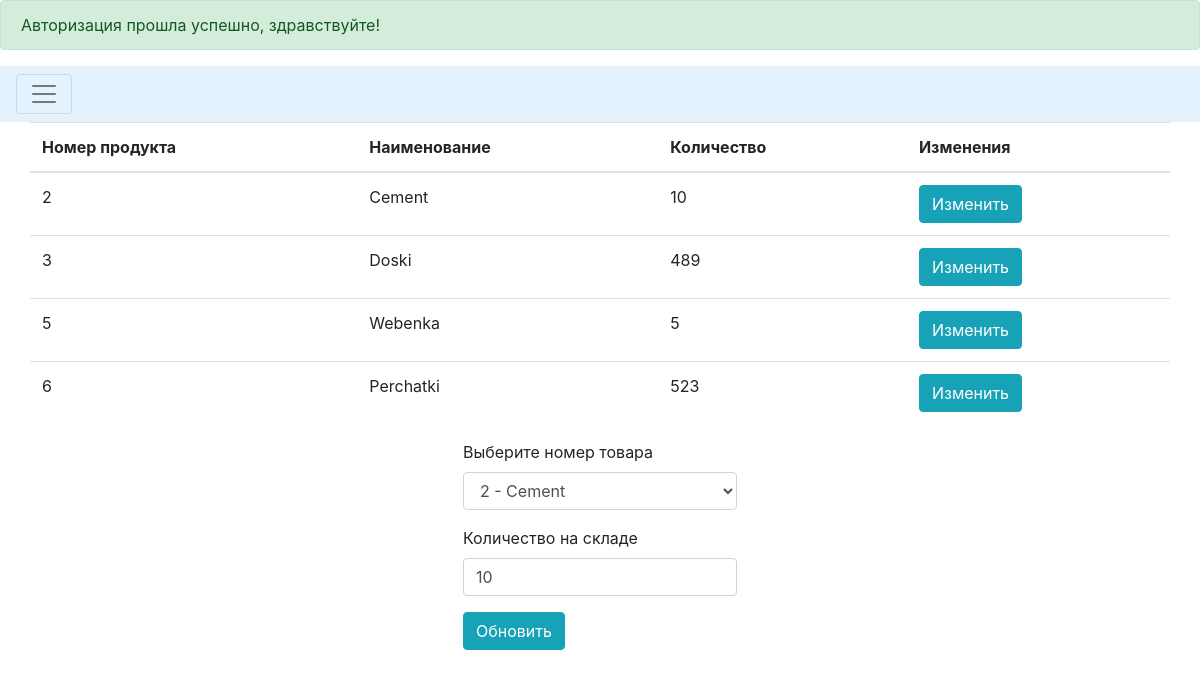
Screenshot of /mylab/stocks.php?edit=2 (signed in) with the database file from the repository.
### tables this page shows
CREATE TABLE `stocks` (
  `ProductID` int(11) NOT NULL,
  `Qty` int(11) DEFAULT '0'
);

CREATE TABLE `products` (
  `ID` int(11) NOT NULL,
  `Name` varchar(50) NOT NULL
);

### mylab/processstocks.php (called while the page is built, shortened)
<?php
$mysqli = new mysqli('localhost', 'root', '', 'internetshopdb') or die(mysqli_error($mysqli));
if (isset($_GET['edit'])){
    $ProductID = $_GET['edit'];
    $update = true;
    $result = $mysqli->query("SELECT * FROM stocks WHERE ProductID=$ProductID") or die($mysqli->error);
    if(count(array($result))==1){
        $row = $result->fetch_array();
        $ProductID = $row['ProductID'];
        $Qty = $row['Qty'];
    }
}

### mylab/stocks.php (the view, shortened to what this page needs)
<!DOCTYPE html>
<html>
<head>
    <link rel="stylesheet" href="https://stackpath.bootstrapcdn.com/bootstrap/4.2.1/css/bootstrap.min.css">
</head>
<body>
<?php require_once 'processstocks.php'; ?>
<?php
	$link=mysqli_connect("localhost", "root", "", "internetshopdb");
	if (isset($_COOKIE['id']) and isset($_COOKIE['hash']))
	{
		$query = mysqli_query($link, "SELECT * FROM users WHERE user_id = '".intval($_COOKIE['id'])."' LIMIT 1");
		$userdata = mysqli_fetch_assoc($query);
	}
	else
	{
		print "Включите куки";
	}
if (isset($_SESSION['message'])): ?>
    <div class="alert alert-<?=$_SESSION['msg_type']?>">
        <?php
        echo $_SESSION['message'];
        ?>
    </div>
<?php endif ?>
<div class="pos-f-t">
    <nav class="navbar navbar-light" style="background-color: #e3f2fd;">
        <button class="navbar-toggler" type="button" data-toggle="collapse" data-target="#navbarToggleExternalContent" aria-controls="navbarToggleExternalContent" aria-expanded="false" aria-label="Toggle navigation">
            <span class="navbar-toggler-icon"></span>
        </button>
    </nav>
</div>
<div class="container">
    <?php
    $mysqli = new mysqli('localhost', 'root', '', 'internetshopdb') or die(mysqli_error($mysqli));
	$search_products_result = $mysqli->query("SELECT * FROM products ORDER BY ID ASC") or die($mysqli->error);
    $result = $mysqli->query("SELECT stocks.ProductID, products.Name, stocks.Qty FROM stocks,products WHERE stocks.ProductID=products.ID ORDER BY ProductID ASC") or die($mysqli->error);
    ?>
    <div class="row justify-content-center">
        <table class="table">
            <thead>
            <tr>
                <th>Номер продукта</th>
                <th>Наименование</th>
                <th>Количество</th>
				<?php
					if(($userdata['user_level'] == 2))
					{
				?>
                <th colspan="2">Действия</th>
				<?php
					}
					else if(($userdata['user_level'] == 1))
					{
				?>
                <th colspan="1">Изменения</th>
				<?php
					}
				?>
            </tr>
            </thead>
            <?php
            while ($row = $result->fetch_assoc()): ?>
                <tr>
                    <td><?php echo $row['ProductID']; ?></td>
					<td><?php echo $row['Name']; ?></td>
                    <td><?php echo $row['Qty']; ?></td>
					<?php
					if(($userdata['user_level'] == 2))
					{
					?>
                    <td>
                        <a href="stocks.php?edit=<?php echo $row['ProductID']; ?>"
                           class="btn btn-info">Изменить</a>
                        <a href="processstocks.php?delete=<?php echo $row['ProductID']; ?>"
                           class="btn btn-danger">Удалить</a>
                    </td>
					<?php
					}
					else if(($userdata['user_level'] == 1))
					{
					?>
					<td>
                        <a href="stocks.php?edit=<?php echo $row['ProductID']; ?>"
                           class="btn btn-info">Изменить</a>
                    </td>
					<?php
					}
					?>
                </tr>
            <?php endwhile; ?>
        </table>
    </div>
					<?php
					if(($userdata['user_level'] > 0))
					{
					?>
    <div class="row justify-content-center">
        <form action="processstocks.php" method="POST">
            <div class="form-group">
                <label>Выберите номер товара</label>
                <select class="form-control" id="exampleFormControlSelect1" name=ProductID>
                  <?php while ($row = $search_products_result->fetch_assoc()): ?>
                      <?php if ($ProductID == $row['ID']): ?>
                          <option selected><?php echo $row['ID'],' - ',$row['Name'];?></option>
                      <?php else: ?>
                          <option><?php echo $row['ID'],' - ',$row['Name']; ?></option>
                      <?php endif; ?>
                  <?php endwhile; ?>
                </select>
            </div>
            <div class="form-group">
                <label>Количество на складе</label>
                <input type="text" name="Qty" class="form-control" pattern="[0-9]{1,}$"
                       value="<?php echo $Qty; ?>" placeholder="Введите количество" required>
            </div>
            <div class="form-group">
                <?php
                if($update == true):
                    ?>
                    <button type="submit" class="btn btn-info" name="update">Обновить</button>
                <?php else: ?>
                    <button type="submit" class="btn btn-primary" name="save">Добавить</button>
                <?php endif; ?>
            </div>
        </form>
    </div>
	<?php
					}
	?>
</div>
</body>
</html>

### rows the page displays
stocks: ProductID "2", ProductID.Name "Cement", Qty "10"
stocks: ProductID "3", ProductID.Name "Doski", Qty "489"
stocks: ProductID "5", ProductID.Name "Webenka", Qty "5"
stocks: ProductID "6", ProductID.Name "Perchatki", Qty "523"

### other values shown
$_SESSION['message'] "Авторизация прошла успешно, здравствуйте!"
form field ProductID "2 - Cement"
